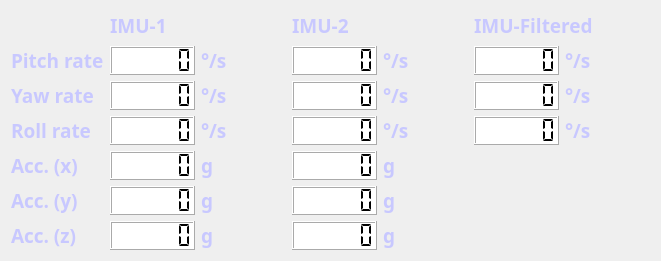
   <widget class="QWidget" name="layoutWidget">
    <property name="geometry">
     <rect>
      <x>10</x>
      <y>10</y>
      <width>661</width>
      <height>261</height>
     </rect>
    </property>
    <layout class="QGridLayout" name="gridLayout">
     <item row="0" column="3">
      <widget class="QLabel" name="label_11">
       <property name="font">
        <font>
         <family>Ubuntu Mono</family>
         <pointsize>14</pointsize>
         <weight>75</weight>
         <bold>true</bold>
        </font>
       </property>
       <property name="styleSheet">
        <string notr="true">QLabel { color : rgb(200, 200, 255) }</string>
       </property>
       <property name="text">
        <string>IMU-2</string>
       </property>
      </widget>
     </item>
     <item row="0" column="5" colspan="2">
      <widget class="QLabel" name="label_43">
       <property name="font">
        <font>
         <family>Ubuntu Mono</family>
         <pointsize>14</pointsize>
         <weight>75</weight>
         <bold>true</bold>
        </font>
       </property>
       <property name="styleSheet">
        <string notr="true">QLabel { color : rgb(200, 200, 255) }</string>
       </property>
       <property name="text">
        <string>IMU-Filtered</string>
       </property>
      </widget>
     </item>
     <item row="0" column="1">
      <widget class="QLabel" name="label_10">
       <property name="font">
        <font>
         <family>Ubuntu Mono</family>
         <pointsize>14</pointsize>
         <weight>75</weight>
         <bold>true</bold>
        </font>
       </property>
       <property name="styleSheet">
        <string>QLabel { color : rgb(200, 200, 255) }</string>
       </property>
       <property name="text">
        <string>IMU-1</string>
       </property>
      </widget>
     </item>
     <item row="1" column="6">
      <widget class="QLabel" name="label_44">
       <property name="font">
        <font>
         <family>Ubuntu Mono</family>
         <pointsize>14</pointsize>
         <weight>75</weight>
         <bold>true</bold>
        </font>
       </property>
       <property name="styleSheet">
        <string notr="true">QLabel { color : rgb(200, 200, 255) }</string>
       </property>
       <property name="text">
        <string>°/s</string>
       </property>
      </widget>
     </item>
     <item row="1" column="4">
      <widget class="QLabel" name="label_12">
       <property name="font">
        <font>
         <family>Ubuntu Mono</family>
         <pointsize>14</pointsize>
         <weight>75</weight>
         <bold>true</bold>
        </font>
       </property>
       <property name="styleSheet">
        <string notr="true">QLabel { color : rgb(200, 200, 255) }</string>
       </property>
       <property name="text">
        <string>°/s</string>
       </property>
      </widget>
     </item>
     <item row="2" column="2">
      <widget class="QLabel" name="label_21">
       <property name="font">
        <font>
         <family>Ubuntu Mono</family>
         <pointsize>14</pointsize>
         <weight>75</weight>
         <bold>true</bold>
        </font>
       </property>
       <property name="styleSheet">
        <string notr="true">QLabel { color : rgb(200, 200, 255) }</string>
       </property>
       <property name="text">
        <string>°/s</string>
       </property>
      </widget>
     </item>
     <item row="2" column="4">
      <widget class="QLabel" name="label_22">
       <property name="font">
        <font>
         <family>Ubuntu Mono</family>
         <pointsize>14</pointsize>
         <weight>75</weight>
         <bold>true</bold>
        </font>
       </property>
       <property name="styleSheet">
        <string notr="true">QLabel { color : rgb(200, 200, 255) }</string>
       </property>
       <property name="text">
        <string>°/s</string>
       </property>
      </widget>
     </item>
     <item row="2" column="6">
      <widget class="QLabel" name="label_45">
       <property name="font">
        <font>
         <family>Ubuntu Mono</family>
         <pointsize>14</pointsize>
         <weight>75</weight>
         <bold>true</bold>
        </font>
       </property>
       <property name="styleSheet">
        <string notr="true">QLabel { color : rgb(200, 200, 255) }</string>
       </property>
       <property name="text">
        <string>°/s</string>
       </property>
      </widget>
     </item>
     <item row="3" column="2">
      <widget class="QLabel" name="label_24">
       <property name="font">
        <font>
         <family>Ubuntu Mono</family>
         <pointsize>14</pointsize>
         <weight>75</weight>
         <bold>true</bold>
        </font>
       </property>
       <property name="styleSheet">
        <string notr="true">QLabel { color : rgb(200, 200, 255) }</string>
       </property>
       <property name="text">
        <string>°/s</string>
       </property>
      </widget>
     </item>
     <item row="3" column="6">
      <widget class="QLabel" name="label_46">
       <property name="font">
        <font>
         <family>Ubuntu Mono</family>
         <pointsize>14</pointsize>
         <weight>75</weight>
         <bold>true</bold>
        </font>
       </property>
       <property name="styleSheet">
        <string notr="true">QLabel { color : rgb(200, 200, 255) }</string>
       </property>
       <property name="text">
        <string>°/s</string>
       </property>
      </widget>
     </item>
     <item row="4" column="0">
      <widget class="QLabel" name="label_4">
       <property name="font">
        <font>
         <family>Ubuntu Mono</family>
         <pointsize>14</pointsize>
         <weight>75</weight>
         <bold>true</bold>
        </font>
       </property>
       <property name="styleSheet">
        <string notr="true">QLabel { color : rgb(200, 200, 255) }</string>
       </property>
       <property name="text">
        <string>Acc. (x)</string>
       </property>
      </widget>
     </item>
     <item row="3" column="4">
      <widget class="QLabel" name="label_33">
       <property name="font">
        <font>
         <family>Ubuntu Mono</family>
         <pointsize>14</pointsize>
         <weight>75</weight>
         <bold>true</bold>
        </font>
       </property>
       <property name="styleSheet">
        <string notr="true">QLabel { color : rgb(200, 200, 255) }</string>
       </property>
       <property name="text">
        <string>°/s</string>
       </property>
      </widget>
     </item>
     <item row="4" column="2">
      <widget class="QLabel" name="label_5">
       <property name="font">
        <font>
         <family>Ubuntu Mono</family>
         <pointsize>14</pointsize>
         <weight>75</weight>
         <bold>true</bold>
        </font>
       </property>
       <property name="styleSheet">
        <string notr="true">QLabel { color : rgb(200, 200, 255) }</string>
       </property>
       <property name="text">
        <string>g</string>
       </property>
      </widget>
     </item>
     <item row="4" column="1">
      <widget class="QLCDNumber" name="lcdIMU1accx">
       <property name="styleSheet">
        <string notr="true">background-color: rgb(255, 255, 255);
color: rgb(0, 0, 0);</string>
       </property>
       <property name="digitCount">
        <number>6</number>
       </property>
       <property name="segmentStyle">
        <enum>QLCDNumber::Flat</enum>
       </property>
      </widget>
     </item>
     <item row="4" column="3">
      <widget class="QLCDNumber" name="lcdIMU2accx">
       <property name="styleSheet">
        <string notr="true">background-color: rgb(255, 255, 255);
color: rgb(0, 0, 0);</string>
       </property>
       <property name="digitCount">
        <number>6</number>
       </property>
       <property name="segmentStyle">
        <enum>QLCDNumber::Flat</enum>
       </property>
      </widget>
     </item>
     <item row="4" column="4">
      <widget class="QLabel" name="label_15">
       <property name="font">
        <font>
         <family>Ubuntu Mono</family>
         <pointsize>14</pointsize>
         <weight>75</weight>
         <bold>true</bold>
        </font>
       </property>
       <property name="styleSheet">
        <string notr="true">QLabel { color : rgb(200, 200, 255) }</string>
       </property>
       <property name="text">
        <string>g</string>
       </property>
      </widget>
     </item>
     <item row="5" column="0">
      <widget class="QLabel" name="label_6">
       <property name="font">
        <font>
         <family>Ubuntu Mono</family>
         <pointsize>14</pointsize>
         <weight>75</weight>
         <bold>true</bold>
        </font>
       </property>
       <property name="styleSheet">
        <string notr="true">QLabel { color : rgb(200, 200, 255) }</string>
       </property>
       <property name="text">
        <string>Acc. (y)</string>
       </property>
      </widget>
     </item>
     <item row="5" column="1">
      <widget class="QLCDNumber" name="lcdIMU1accy">
       <property name="styleSheet">
        <string notr="true">background-color: rgb(255, 255, 255);
color: rgb(0, 0, 0);</string>
       </property>
       <property name="digitCount">
        <number>6</number>
       </property>
       <property name="segmentStyle">
        <enum>QLCDNumber::Flat</enum>
       </property>
      </widget>
     </item>
     <item row="5" column="3">
      <widget class="QLCDNumber" name="lcdIMU2accy">
       <property name="styleSheet">
        <string notr="true">background-color: rgb(255, 255, 255);
color: rgb(0, 0, 0);</string>
       </property>
       <property name="digitCount">
        <number>6</number>
       </property>
       <property name="segmentStyle">
        <enum>QLCDNumber::Flat</enum>
       </property>
      </widget>
     </item>
     <item row="5" column="2">
      <widget class="QLabel" name="label_7">
       <property name="font">
        <font>
         <family>Ubuntu Mono</family>
         <pointsize>14</pointsize>
         <weight>75</weight>
         <bold>true</bold>
        </font>
       </property>
       <property name="styleSheet">
        <string notr="true">QLabel { color : rgb(200, 200, 255) }</string>
       </property>
       <property name="text">
        <string>g</string>
       </property>
      </widget>
     </item>
     <item row="6" column="0">
      <widget class="QLabel" name="label_8">
       <property name="font">
        <font>
         <family>Ubuntu Mono</family>
         <pointsize>14</pointsize>
         <weight>75</weight>
         <bold>true</bold>
        </font>
       </property>
       <property name="styleSheet">
        <string notr="true">QLabel { color : rgb(200, 200, 255) }</string>
       </property>
       <property name="text">
        <string>Acc. (z)</string>
       </property>
      </widget>
     </item>
     <item row="6" column="3">
      <widget class="QLCDNumber" name="lcdIMU2accz">
       <property name="styleSheet">
        <string notr="true">background-color: rgb(255, 255, 255);
color: rgb(0, 0, 0);</string>
       </property>
       <property name="digitCount">
        <number>6</number>
       </property>
       <property name="segmentStyle">
        <enum>QLCDNumber::Flat</enum>
       </property>
      </widget>
     </item>
     <item row="6" column="2">
      <widget class="QLabel" name="label_9">
       <property name="font">
        <font>
         <family>Ubuntu Mono</family>
         <pointsize>14</pointsize>
         <weight>75</weight>
         <bold>true</bold>
        </font>
       </property>
       <property name="styleSheet">
        <string notr="true">QLabel { color : rgb(200, 200, 255) }</string>
       </property>
       <property name="text">
        <string>g</string>
       </property>
      </widget>
     </item>
     <item row="5" column="4">
      <widget class="QLabel" name="label_14">
       <property name="font">
        <font>
         <family>Ubuntu Mono</family>
         <pointsize>14</pointsize>
         <weight>75</weight>
         <bold>true</bold>
        </font>
       </property>
       <property name="styleSheet">
        <string notr="true">QLabel { color : rgb(200, 200, 255) }</string>
       </property>
       <property name="text">
        <string>g</string>
       </property>
      </widget>
     </item>
     <item row="6" column="1">
      <widget class="QLCDNumber" name="lcdIMU1accz">
       <property name="styleSheet">
        <string notr="true">background-color: rgb(255, 255, 255);
color: rgb(0, 0, 0);</string>
       </property>
       <property name="digitCount">
        <number>6</number>
       </property>
       <property name="segmentStyle">
        <enum>QLCDNumber::Flat</enum>
       </property>
      </widget>
     </item>
     <item row="6" column="4">
      <widget class="QLabel" name="label_13">
       <property name="font">
        <font>
         <family>Ubuntu Mono</family>
         <pointsize>14</pointsize>
         <weight>75</weight>
         <bold>true</bold>
        </font>
       </property>
       <property name="styleSheet">
        <string notr="true">QLabel { color : rgb(200, 200, 255) }</string>
       </property>
       <property name="text">
        <string>g</string>
       </property>
      </widget>
     </item>
     <item row="1" column="2">
      <widget class="QLabel" name="label_2">
       <property name="font">
        <font>
         <family>Ubuntu Mono</family>
         <pointsize>14</pointsize>
         <weight>75</weight>
         <bold>true</bold>
        </font>
       </property>
       <property name="styleSheet">
        <string notr="true">QLabel { color : rgb(200, 200, 255) }</string>
       </property>
       <property name="text">
        <string>°/s</string>
       </property>
      </widget>
     </item>
     <item row="1" column="0">
      <widget class="QLabel" name="label_34">
       <property name="font">
        <font>
         <family>Ubuntu Mono</family>
         <pointsize>14</pointsize>
         <weight>75</weight>
         <bold>true</bold>
        </font>
       </property>
       <property name="styleSheet">
        <string notr="true">QLabel { color : rgb(200, 200, 255) }</string>
       </property>
       <property name="text">
        <string>Pitch rate</string>
       </property>
      </widget>
     </item>
     <item row="2" column="0">
      <widget class="QLabel" name="label_23">
       <property name="font">
        <font>
         <family>Ubuntu Mono</family>
         <pointsize>14</pointsize>
         <weight>75</weight>
         <bold>true</bold>
        </font>
       </property>
       <property name="styleSheet">
        <string notr="true">QLabel { color : rgb(200, 200, 255) }</string>
       </property>
       <property name="text">
        <string>Yaw rate</string>
       </property>
      </widget>
     </item>
     <item row="3" column="1">
      <widget class="QLCDNumber" name="lcdIMU1roll">
       <property name="styleSheet">
        <string notr="true">background-color: rgb(255, 255, 255);
color: rgb(0, 0, 0);</string>
       </property>
       <property name="digitCount">
        <number>6</number>
       </property>
       <property name="segmentStyle">
        <enum>QLCDNumber::Flat</enum>
       </property>
      </widget>
     </item>
     <item row="1" column="3">
      <widget class="QLCDNumber" name="lcdIMU2pitch">
       <property name="styleSheet">
        <string notr="true">background-color: rgb(255, 255, 255);
color: rgb(0, 0, 0);</string>
       </property>
       <property name="digitCount">
        <number>6</number>
       </property>
       <property name="segmentStyle">
        <enum>QLCDNumber::Flat</enum>
       </property>
      </widget>
     </item>
     <item row="3" column="0">
      <widget class="QLabel" name="label_3">
       <property name="font">
        <font>
         <family>Ubuntu Mono</family>
         <pointsize>14</pointsize>
         <weight>75</weight>
         <bold>true</bold>
        </font>
       </property>
       <property name="styleSheet">
        <string notr="true">QLabel { color : rgb(200, 200, 255) }</string>
       </property>
       <property name="text">
        <string>Roll rate</string>
       </property>
      </widget>
     </item>
     <item row="2" column="1">
      <widget class="QLCDNumber" name="lcdIMU1yaw">
       <property name="styleSheet">
        <string notr="true">background-color: rgb(255, 255, 255);
color: rgb(0, 0, 0);</string>
       </property>
       <property name="digitCount">
        <number>6</number>
       </property>
       <property name="segmentStyle">
        <enum>QLCDNumber::Flat</enum>
       </property>
      </widget>
     </item>
     <item row="1" column="1">
      <widget class="QLCDNumber" name="lcdIMU1pitch">
       <property name="styleSheet">
        <string notr="true">background-color: rgb(255, 255, 255);
color: rgb(0, 0, 0);</string>
       </property>
       <property name="digitCount">
        <number>6</number>
       </property>
       <property name="segmentStyle">
        <enum>QLCDNumber::Flat</enum>
       </property>
      </widget>
     </item>
     <item row="2" column="3">
      <widget class="QLCDNumber" name="lcdIMU2yaw">
       <property name="styleSheet">
        <string notr="true">background-color: rgb(255, 255, 255);
color: rgb(0, 0, 0);</string>
       </property>
       <property name="digitCount">
        <number>6</number>
       </property>
       <property name="segmentStyle">
        <enum>QLCDNumber::Flat</enum>
       </property>
      </widget>
     </item>
     <item row="3" column="3">
      <widget class="QLCDNumber" name="lcdIMU2roll">
       <property name="styleSheet">
        <string notr="true">background-color: rgb(255, 255, 255);
color: rgb(0, 0, 0);</string>
       </property>
       <property name="digitCount">
        <number>6</number>
       </property>
       <property name="segmentStyle">
        <enum>QLCDNumber::Flat</enum>
       </property>
      </widget>
     </item>
     <item row="1" column="5">
      <widget class="QLCDNumber" name="lcdIMUfiltered_pitch">
       <property name="styleSheet">
        <string notr="true">background-color: rgb(255, 255, 255);
color: rgb(0, 0, 0);</string>
       </property>
       <property name="digitCount">
        <number>6</number>
       </property>
       <property name="segmentStyle">
        <enum>QLCDNumber::Flat</enum>
       </property>
      </widget>
     </item>
     <item row="2" column="5">
      <widget class="QLCDNumber" name="lcdIMUfiltered_yaw">
       <property name="styleSheet">
        <string notr="true">background-color: rgb(255, 255, 255);
color: rgb(0, 0, 0);</string>
       </property>
       <property name="digitCount">
        <number>6</number>
       </property>
       <property name="segmentStyle">
        <enum>QLCDNumber::Flat</enum>
       </property>
      </widget>
     </item>
     <item row="3" column="5">
      <widget class="QLCDNumber" name="lcdIMUfiltered_roll">
       <property name="styleSheet">
        <string notr="true">background-color: rgb(255, 255, 255);
color: rgb(0, 0, 0);</string>
       </property>
       <property name="digitCount">
        <number>6</number>
       </property>
       <property name="segmentStyle">
        <enum>QLCDNumber::Flat</enum>
       </property>
      </widget>
     </item>
    </layout>
   </widget>
